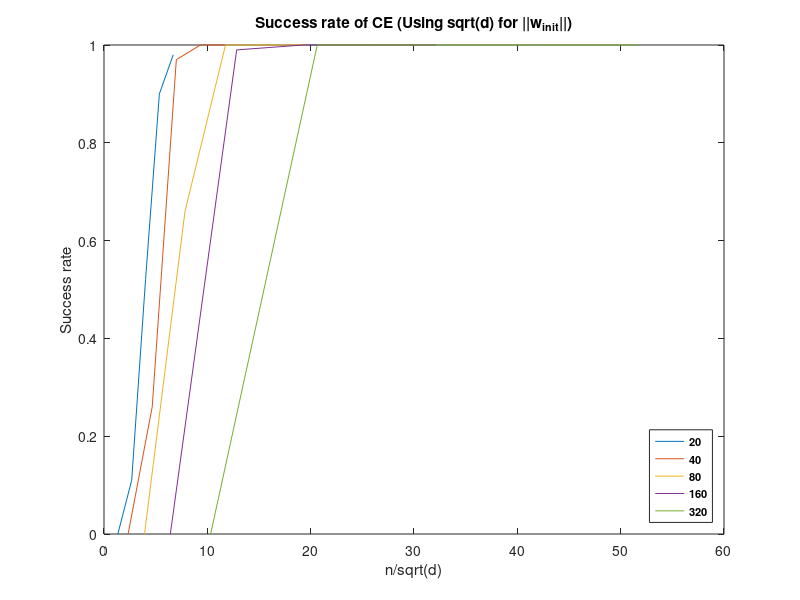

Source code (MATLAB):

load('CE_success_rate_iterations_sqrtd_lower_bounds.mat');

dim = {'20', '40', '80', '160', '320'};

%dimensions = {'160'};

xAxis = lower_limit:step_size:upper_limit;
figure % opens new figure window


for i = 1:5
    
    d = dimensions(i);
    
    plot((d * log(d) / sqrt(d))*xAxis,success_rate_cell{i});
    
    hold on;
    
end

title('Success rate of CE (Using sqrt(d) for ||w_{init}||)')

l = legend(dim,'FontSize',8,'FontWeight','bold', 'Location','southeast');
%title(l,'dimension values')

xlabel('n/sqrt(d)')
ylabel('Success rate')

